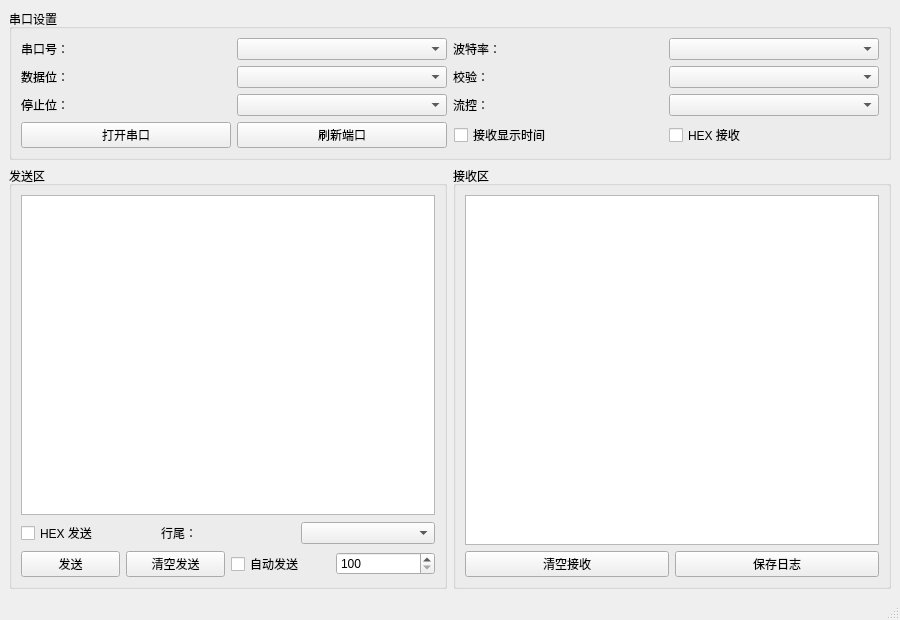
<?xml version="1.0" encoding="UTF-8"?>
<ui version="4.0">
 <class>MainWindow</class>
 <widget class="QMainWindow" name="MainWindow">
  <property name="geometry">
   <rect>
    <x>0</x>
    <y>0</y>
    <width>900</width>
    <height>620</height>
   </rect>
  </property>
  <property name="windowTitle">
   <string>串口调试助手</string>
  </property>
  <widget class="QWidget" name="centralwidget">
   <layout class="QVBoxLayout" name="verticalLayout">
    <item>
     <widget class="QGroupBox" name="groupBoxPort">
      <property name="title">
       <string>串口设置</string>
      </property>
      <layout class="QGridLayout" name="gridLayoutPort">
       <item row="0" column="0">
        <widget class="QLabel" name="labelPort">
         <property name="text">
          <string>串口号：</string>
         </property>
        </widget>
       </item>
       <item row="0" column="1">
        <widget class="QComboBox" name="comboBoxPortName"/>
       </item>
       <item row="0" column="2">
        <widget class="QLabel" name="labelBaud">
         <property name="text">
          <string>波特率：</string>
         </property>
        </widget>
       </item>
       <item row="0" column="3">
        <widget class="QComboBox" name="comboBoxBaudRate"/>
       </item>
       <item row="1" column="0">
        <widget class="QLabel" name="labelDataBits">
         <property name="text">
          <string>数据位：</string>
         </property>
        </widget>
       </item>
       <item row="1" column="1">
        <widget class="QComboBox" name="comboBoxDataBits"/>
       </item>
       <item row="1" column="2">
        <widget class="QLabel" name="labelParity">
         <property name="text">
          <string>校验：</string>
         </property>
        </widget>
       </item>
       <item row="1" column="3">
        <widget class="QComboBox" name="comboBoxParity"/>
       </item>
       <item row="2" column="0">
        <widget class="QLabel" name="labelStopBits">
         <property name="text">
          <string>停止位：</string>
         </property>
        </widget>
       </item>
       <item row="2" column="1">
        <widget class="QComboBox" name="comboBoxStopBits"/>
       </item>
       <item row="2" column="2">
        <widget class="QLabel" name="labelFlowControl">
         <property name="text">
          <string>流控：</string>
         </property>
        </widget>
       </item>
       <item row="2" column="3">
        <widget class="QComboBox" name="comboBoxFlowControl"/>
       </item>
       <item row="3" column="0" colspan="4">
        <layout class="QHBoxLayout" name="horizontalLayoutPortButtons">
         <item>
          <widget class="QPushButton" name="pushButtonOpenClose">
           <property name="text">
            <string>打开串口</string>
           </property>
          </widget>
         </item>
         <item>
          <widget class="QPushButton" name="pushButtonRefresh">
           <property name="text">
            <string>刷新端口</string>
           </property>
          </widget>
         </item>
         <item>
          <spacer name="horizontalSpacer"/>
         </item>
         <item>
          <widget class="QCheckBox" name="checkBoxShowTimestamp">
           <property name="text">
            <string>接收显示时间</string>
           </property>
          </widget>
         </item>
         <item>
          <widget class="QCheckBox" name="checkBoxHexReceive">
           <property name="text">
            <string>HEX 接收</string>
           </property>
          </widget>
         </item>
        </layout>
       </item>
      </layout>
     </widget>
    </item>
    <item>
     <layout class="QHBoxLayout" name="horizontalLayoutMain">
      <item>
       <widget class="QGroupBox" name="groupBoxSend">
        <property name="title">
         <string>发送区</string>
        </property>
        <layout class="QVBoxLayout" name="verticalLayoutSend">
         <item>
          <widget class="QPlainTextEdit" name="plainTextEditSend"/>
         </item>
         <item>
          <layout class="QGridLayout" name="gridLayoutSendOptions">
           <item row="0" column="0">
            <widget class="QCheckBox" name="checkBoxHexSend">
             <property name="text">
              <string>HEX 发送</string>
             </property>
            </widget>
           </item>
           <item row="0" column="1">
            <widget class="QLabel" name="labelLineEnd">
             <property name="text">
              <string>行尾：</string>
             </property>
            </widget>
           </item>
           <item row="0" column="2">
            <widget class="QComboBox" name="comboBoxLineEnd"/>
           </item>
           <item row="1" column="0" colspan="3">
            <layout class="QHBoxLayout" name="horizontalLayoutSendButtons">
             <item>
              <widget class="QPushButton" name="pushButtonSend">
               <property name="text">
                <string>发送</string>
               </property>
              </widget>
             </item>
             <item>
              <widget class="QPushButton" name="pushButtonClearSend">
               <property name="text">
                <string>清空发送</string>
               </property>
              </widget>
             </item>
             <item>
              <widget class="QCheckBox" name="checkBoxAutoSend">
               <property name="text">
                <string>自动发送</string>
               </property>
              </widget>
             </item>
             <item>
              <widget class="QSpinBox" name="spinBoxAutoSendInterval">
               <property name="minimum">
                <number>100</number>
               </property>
               <property name="maximum">
                <number>60000</number>
               </property>
               <property name="singleStep">
                <number>100</number>
               </property>
              </widget>
             </item>
            </layout>
           </item>
          </layout>
         </item>
        </layout>
       </widget>
      </item>
      <item>
       <widget class="QGroupBox" name="groupBoxReceive">
        <property name="title">
         <string>接收区</string>
        </property>
        <layout class="QVBoxLayout" name="verticalLayoutReceive">
         <item>
          <widget class="QTextEdit" name="textEditReceive"/>
         </item>
         <item>
          <layout class="QHBoxLayout" name="horizontalLayoutReceiveButtons">
           <item>
            <widget class="QPushButton" name="pushButtonClearReceive">
             <property name="text">
              <string>清空接收</string>
             </property>
            </widget>
           </item>
           <item>
            <widget class="QPushButton" name="pushButtonSaveLog">
             <property name="text">
              <string>保存日志</string>
             </property>
            </widget>
           </item>
          </layout>
         </item>
        </layout>
       </widget>
      </item>
     </layout>
    </item>
   </layout>
  </widget>
  <widget class="QStatusBar" name="statusbar"/>
 </widget>
 <resources/>
 <connections/>
</ui>
